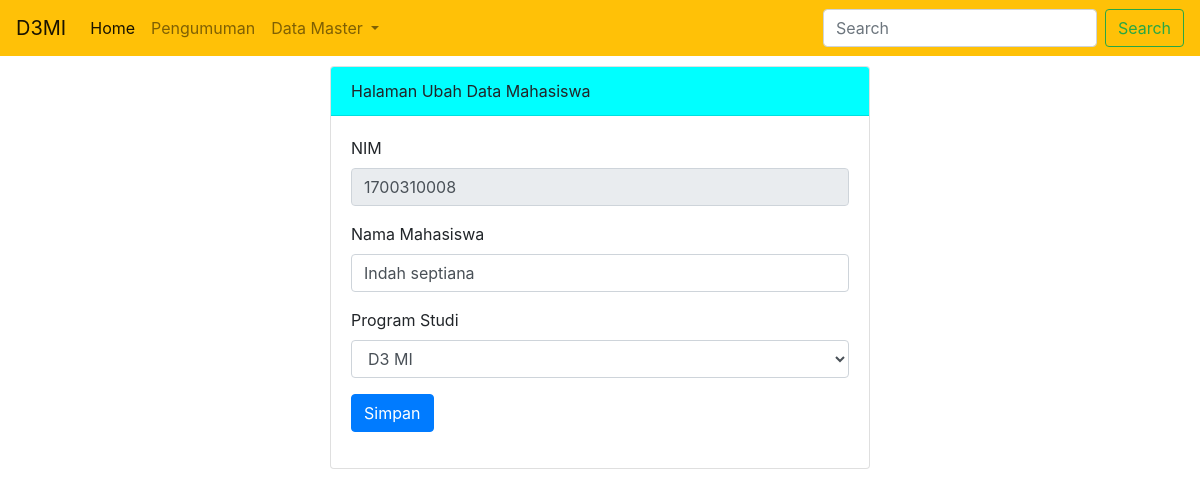
Page /index.php/admin/mahasiswa/ubah/1700310008 on the committed database.
### tables this page shows
CREATE TABLE `mahasiswa` (
  `nim` varchar(10) NOT NULL,
  `nama_mahasiswa` varchar(255) NOT NULL,
  `program_studi` varchar(255) NOT NULL,
  `created_at` datetime NOT NULL DEFAULT CURRENT_TIMESTAMP
);

### application/controllers/admin/Mahasiswa.php (called while the page is built, shortened)
<?php
class Mahasiswa extends CI_Controller {
	public function __construct()
	{
		$this->load->model('mahasiswa_model');
	}
	public function ubah($nim)
	{
		$data['judul']= 'Mahasiswa';
		$data['sub_judul']= 'Halaman Ubah Data Mahasiswa';
		$data['halaman']= 'admin/v_mahasiswa_ubah';
		$data['isi_data'] = $this->mahasiswa_model->get_id($nim);
		$this->load->view('admin/v_template', $data);
	}
}

### index.php (called while the page is built, shortened)
<?php
require_once BASEPATH.'core/CodeIgniter.php';

### application/models/mahasiswa_model.php (called while the page is built, shortened)
<?php
class mahasiswa_model extends CI_Model {
public function get_id($kode)
{
	$this->db->where('nim', $kode);
	return $this->db->get('mahasiswa')->row();
}
}

### application/views/admin/v_mahasiswa_ubah.php (the view, shortened to what this page needs)
<div class="col-md-6 offset-md-3">
	<div class="card">
		<div class="card-header" style="background-color:aqua">
			<?php echo $sub_judul; ?>
		</div>
		<div class="card-body">
			<form action="<?php echo site_url('admin/mahasiswa/proses_ubah');  ?>" method="post">
				<div class="form-group">
					<label>NIM</label>
					<input type="text" class="form-control" name="nim" value="<?php echo $isi_data->nim; ?>" readonly>
				</div>
				<div class="form-group">
					<label>Nama Mahasiswa</label>
					<input type= "text" class="form-control" name="nama_mahasiswa" value="<?php echo $isi_data->nama_mahasiswa; ?>">
				</div>
				<div class="form-group">
					<label>Program Studi</label>
					<select class="form-control" name="program_studi" value="<?php echo $isi_data->program_studi; ?>">
						<option value="D3 MI">D3 MI</option>
					</select>
				</div>
				<div class="form-group">
					<button class="btn btn-primary" type="submmit">Simpan</button>
				</div>
			</form>
		</div>
	</div>
</div>

### rows in the picture
mahasiswa: nim "1700310008", nama_mahasiswa "Indah septiana", program_studi "D3 MI"

### other values in the picture
$sub_judul "Halaman Ubah Data Mahasiswa"
